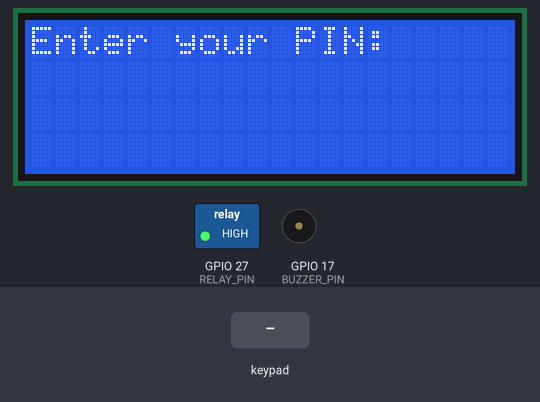
A program run on a simulated Raspberry Pi (BCM pin numbers). Parts: 20×4 character LCD, switched loads named in the program (green lamp = pin HIGH), buzzer (waves = sounding, pin HIGH). Inputs (shaded band) come from the test bench. Library files of the repository ran but are not shown: I2C_LCD_driver.py; pins used as bus, display or sensor lines are not drawn; what the program prints to the terminal is not drawn.

Above: at 3.1 s.
3.2 s: key '#' pressed
At 3.42 s:
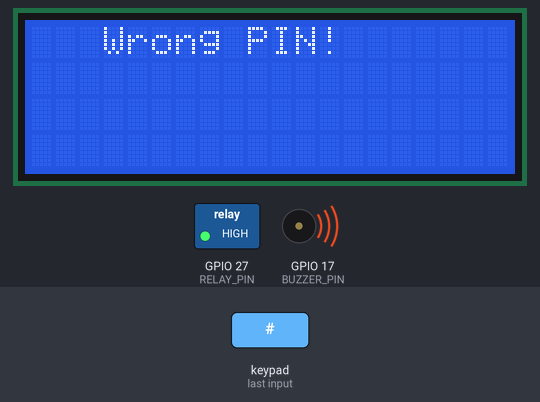
5.6 s: keypad keys 1 1 1 1 * pressed 0.4 s apart
At 8.3 s:
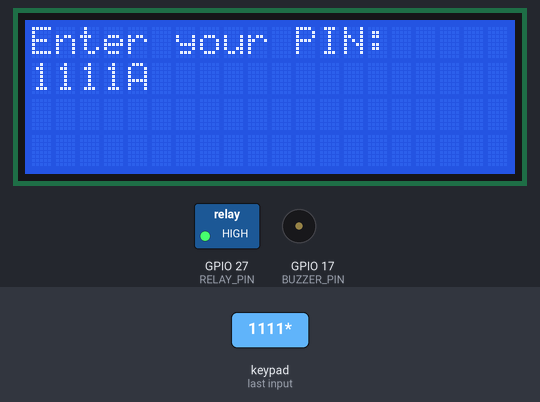
9.1 s: key 'D' pressed
At 10.1 s:
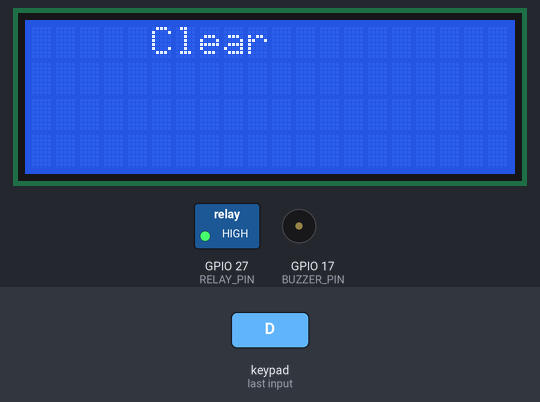
11.8 s: keypad keys 1 1 1 1 A pressed 0.4 s apart
At 14.9 s:
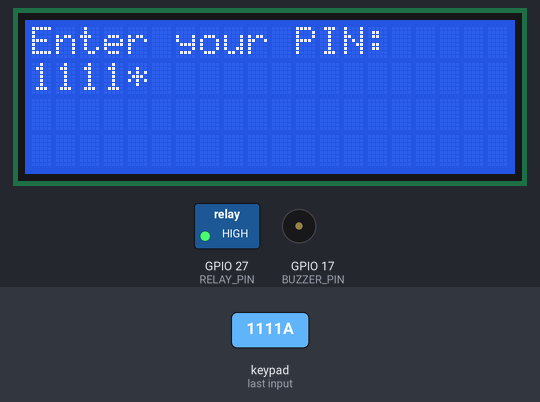
Timing chart, 0 to 16.3 s (numbered marks = the images above; inputs shaded):
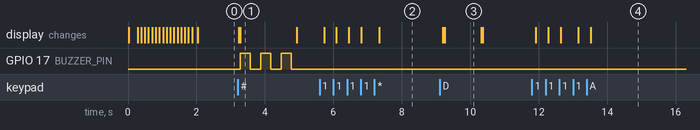

The program:

keypadlock.py
```python
# Include the library files
import I2C_LCD_driver
import RPi.GPIO as GPIO
from time import sleep

COL_1 = 5
COL_2 = 6
COL_3 = 13
COL_4 = 19

ROW_1 = 12
ROW_2 = 16
ROW_3 = 20
ROW_4 = 21

BUZZER_PIN = 17

RELAY_PIN = 27
relayState = True

lcd = I2C_LCD_driver.lcd()

# Starting text
lcd.lcd_display_string("System loading", 1, 1)
for a in range(0, 16):
    lcd.lcd_display_string(".", 2, a)
    sleep(0.1)
lcd.lcd_clear()

keypadPressed = -1

secretCode = "1111"
userInput = ""

GPIO.setwarnings(False)
GPIO.setmode(GPIO.BCM)
GPIO.setup(BUZZER_PIN, GPIO.OUT)
GPIO.setup(RELAY_PIN, GPIO.OUT)
GPIO.output(RELAY_PIN, GPIO.HIGH)


GPIO.setup(COL_1, GPIO.OUT)
GPIO.setup(COL_2, GPIO.OUT)
GPIO.setup(COL_3, GPIO.OUT)
GPIO.setup(COL_4, GPIO.OUT)


GPIO.setup(ROW_1, GPIO.IN, pull_up_down=GPIO.PUD_DOWN)
GPIO.setup(ROW_2, GPIO.IN, pull_up_down=GPIO.PUD_DOWN)
GPIO.setup(ROW_3, GPIO.IN, pull_up_down=GPIO.PUD_DOWN)
GPIO.setup(ROW_4, GPIO.IN, pull_up_down=GPIO.PUD_DOWN)

def keypad_callback(channel):
    global keypadPressed
    if keypadPressed == -1:
        keypadPressed = channel

GPIO.add_event_detect(ROW_1, GPIO.RISING, callback=keypad_callback)
GPIO.add_event_detect(ROW_2, GPIO.RISING, callback=keypad_callback)
GPIO.add_event_detect(ROW_3, GPIO.RISING, callback=keypad_callback)
GPIO.add_event_detect(ROW_4, GPIO.RISING, callback=keypad_callback)

def set_all_rows(state):
    GPIO.output(COL_1, state)
    GPIO.output(COL_2, state)
    GPIO.output(COL_3, state)
    GPIO.output(COL_4, state)

# Check or clear PIN
def handle_commands():
    global relayState
    global userInput
    pressed = False
    GPIO.output(COL_1, GPIO.HIGH)

    # Clear PIN
    if GPIO.input(ROW_1) == 1:
        print("Input reset!")
        lcd.lcd_clear()
        lcd.lcd_display_string("Clear", 1, 5)
        sleep(1)
        pressed = True
    GPIO.output(COL_1, GPIO.HIGH)

    if not pressed and GPIO.input(ROW_2) == 1:
        if userInput == secretCode:
            print("Code correct!")
            lcd.lcd_clear()
            lcd.lcd_display_string("Successful", 1, 3)

            if relayState:
                GPIO.output(RELAY_PIN, GPIO.LOW)
                GPIO.output(BUZZER_PIN, GPIO.HIGH)
                sleep(0.3)
                GPIO.output(BUZZER_PIN, GPIO.LOW)
                sleep(1)
                relayState = False

            elif not relayState:
                GPIO.output(RELAY_PIN, GPIO.HIGH)
                GPIO.output(BUZZER_PIN, GPIO.HIGH)
                sleep(0.3)
                GPIO.output(BUZZER_PIN, GPIO.LOW)
                sleep(1)
                relayState = True

        else:
            print("Incorrect code!")
            lcd.lcd_clear()
            lcd.lcd_display_string("Wrong PIN!", 1, 3)
            GPIO.output(BUZZER_PIN, GPIO.HIGH)
            sleep(0.3)
            GPIO.output(BUZZER_PIN, GPIO.LOW)
            sleep(0.3)
            GPIO.output(BUZZER_PIN, GPIO.HIGH)
            sleep(0.3)
            GPIO.output(BUZZER_PIN, GPIO.LOW)
            sleep(0.3)
            GPIO.output(BUZZER_PIN, GPIO.HIGH)
            sleep(0.3)
            GPIO.output(BUZZER_PIN, GPIO.LOW)
        pressed = True
    GPIO.output(COL_1, GPIO.LOW)
    if pressed:
        userInput = ""
    return pressed

def read(column, characters):
    global userInput
    GPIO.output(column, GPIO.HIGH)
    if GPIO.input(ROW_1) == 1:
        userInput = userInput + characters[0]
        print(userInput)
        lcd.lcd_display_string(str(userInput), 2, 0)
    if GPIO.input(ROW_2) == 1:
        userInput = userInput + characters[1]
        print(userInput)
        lcd.lcd_display_string(str(userInput), 2, 0)
    if GPIO.input(ROW_3) == 1:
        userInput = userInput + characters[2]
        print(userInput)
        lcd.lcd_display_string(str(userInput), 2, 0)
    if GPIO.input(ROW_4) == 1:
        userInput = userInput + characters[3]
        print(userInput)
        lcd.lcd_display_string(str(userInput), 2, 0)
    GPIO.output(column, GPIO.LOW)

try:
    while True:
        lcd.lcd_display_string("Enter your PIN:", 1, 0)
        if keypadPressed != -1:
            set_all_rows(GPIO.HIGH)
            if GPIO.input(keypadPressed) == 0:
                keypadPressed = -1
            else:
                sleep(0.1)
        else:
            if not handle_commands():
                read(COL_1, ["D", "C", "B", "A"])
                read(COL_2, ["#", "9", "6", "3"])
                read(COL_3, ["0", "8", "5", "2"])
                read(COL_4, ["*", "7", "4", "1"])
                sleep(0.1)
            else:
                sleep(0.1)
except KeyboardInterrupt:
    print("Stopped!")
```

Measured:
- after the input at 3.2 s, GPIO 17 (BUZZER_PIN): alternates HIGH for 0.30 s and LOW for 0.30 s, 6 changes in all, then stays LOW, starting after 0.07 s; the display: first changes at once (image 1 shows a later state)
- after the input at 5.6 s, the display: first changes after 0.13 s (image 2 shows a later state)
- after the input at 9.1 s, the display: first changes after 0.09 s (image 3 shows a later state)
- after the input at 11.8 s, the display: first changes after 0.12 s (image 4 shows a later state)
- what the display in image 1 shows lasts 1.6 s, from 3.3 s to 4.9 s
- what the display in image 3 shows lasts 1.0 s, from 9.3 s to 10.3 s
